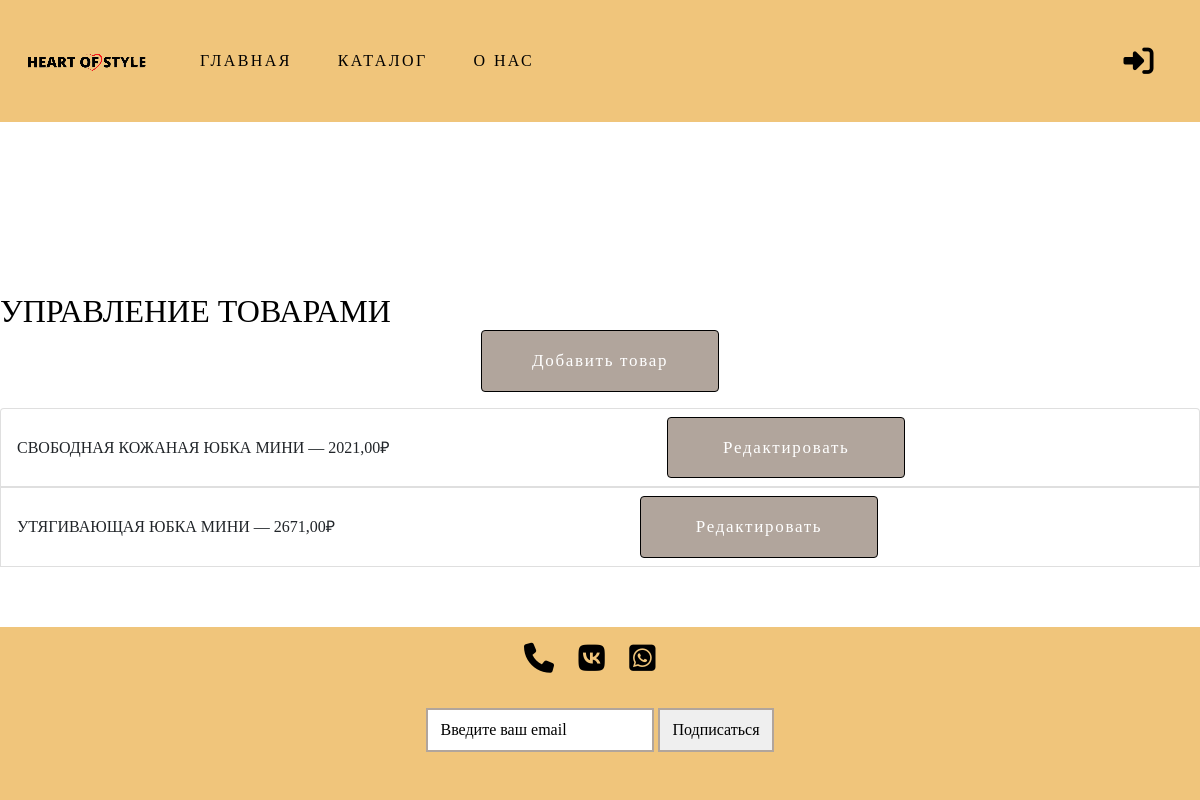
The page /admin_product/ on the database its author committed.
### backend/general/models.py (models this page shows, shortened)
class Product(models.Model):
    name = models.CharField(max_length=100)
    description = models.TextField()
    price = models.DecimalField(max_digits=10, decimal_places=2)
    created_at = models.DateTimeField(auto_now_add=True)

### backend/general/views.py (the view)
# urls.py: path('admin_product/', admin_product, name='admin_product'),
def admin_product(request):
    if request.user.is_authenticated and not request.user.is_superuser:
        return redirect('index')
    products = Product.objects.all()
    colors = Color.objects.all()
    sizes = Size.objects.all()
    return render(request, 'admin_product.html', {
        'products': products,
        'colors': colors,
        'sizes': sizes
    })

### frontend/templates/admin_product.html (shortened to what this page needs)
{% extends 'base.html' %}
{% load static %}
{% block content %}
<div class="container mt-5">
  <h2>Управление товарами</h2>
  <div class="text-end mb-3">
    <button class="btn " data-bs-toggle="modal" data-bs-target="#addProductModal">Добавить товар</button>
  </div>
  <ul class="list-group">
    {% for product in products %}
    <li class="list-group-item d-flex justify-content-between align-items-center">
      {{ product.name }} — {{ product.price }}₽
      <button class="btn" data-bs-toggle="modal" data-bs-target="#editProductModal{{ product.id }}">Редактировать</button>
    </li>
    {% endfor %}
  </ul>
</div>
{% endblock %}

### frontend/static/my_css/style.css (style rules this page uses)
:root { --two-color: #B1A59C; --main-color: rgb(240, 197, 123); --main-font: "Playfair Display" }
html, body { font-family: "Alegreya Sans"; color: black; font-size: 16px; margin: 0; padding: 0; width: 100%; min-height: 100vh; }
h1, h2, h3, h4, h5, h6 { padding: 0; margin: 0; text-transform: uppercase; }
ul, li { display: block; text-transform: uppercase; }
.container { width: 100%; max-width: 100%; padding: 0; margin: 0; padding-top: 122px; }
.btn { display: flex; justify-content: center; align-items: center; font-size: 17px; letter-spacing: 0.1em; padding: 17px 47px; width: 238px; border: 1px solid black; }
.btn { background-color: var(--two-color); color: white; display: block; margin: 0 auto; transition: none !important; }

### rows shown on the page
Product: name "СВОБОДНАЯ КОЖАНАЯ ЮБКА МИНИ", price "2021,00"
Product: name "УТЯГИВАЮЩАЯ ЮБКА МИНИ", price "2671,00"
